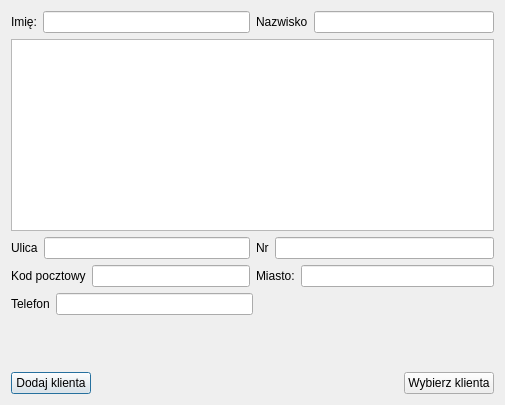
<?xml version="1.0" encoding="UTF-8"?>
<ui version="4.0">
 <class>WyborKlientaWindow</class>
 <widget class="QDialog" name="WyborKlientaWindow">
  <property name="geometry">
   <rect>
    <x>0</x>
    <y>0</y>
    <width>505</width>
    <height>405</height>
   </rect>
  </property>
  <property name="windowTitle">
   <string>Wybór klienta</string>
  </property>
  <layout class="QVBoxLayout" name="verticalLayout">
   <item>
    <layout class="QVBoxLayout" name="verticalLayout_3">
     <item>
      <layout class="QHBoxLayout" name="horizontalLayout_9">
       <item>
        <layout class="QHBoxLayout" name="horizontalLayout_7">
         <item>
          <widget class="QLabel" name="label_6">
           <property name="text">
            <string>Imię:</string>
           </property>
          </widget>
         </item>
         <item>
          <widget class="QLineEdit" name="le_imie"/>
         </item>
        </layout>
       </item>
       <item>
        <layout class="QHBoxLayout" name="horizontalLayout_8">
         <item>
          <widget class="QLabel" name="label_11">
           <property name="text">
            <string>Nazwisko</string>
           </property>
          </widget>
         </item>
         <item>
          <widget class="QLineEdit" name="le_nazwisko"/>
         </item>
        </layout>
       </item>
      </layout>
     </item>
     <item>
      <widget class="QTableView" name="tv_klienci">
       <property name="sizePolicy">
        <sizepolicy hsizetype="Ignored" vsizetype="Expanding">
         <horstretch>0</horstretch>
         <verstretch>0</verstretch>
        </sizepolicy>
       </property>
       <attribute name="verticalHeaderCascadingSectionResizes">
        <bool>true</bool>
       </attribute>
      </widget>
     </item>
    </layout>
   </item>
   <item>
    <layout class="QVBoxLayout" name="verticalLayout_4">
     <item>
      <layout class="QHBoxLayout" name="horizontalLayout_15">
       <item>
        <layout class="QHBoxLayout" name="horizontalLayout_10">
         <item>
          <widget class="QLabel" name="label_12">
           <property name="text">
            <string>Ulica</string>
           </property>
          </widget>
         </item>
         <item>
          <widget class="QLineEdit" name="lineEdit_4"/>
         </item>
        </layout>
       </item>
       <item>
        <layout class="QHBoxLayout" name="horizontalLayout_11">
         <item>
          <widget class="QLabel" name="label_13">
           <property name="text">
            <string>Nr</string>
           </property>
          </widget>
         </item>
         <item>
          <widget class="QLineEdit" name="lineEdit_5"/>
         </item>
        </layout>
       </item>
      </layout>
     </item>
     <item>
      <layout class="QHBoxLayout" name="horizontalLayout_16">
       <item>
        <layout class="QHBoxLayout" name="horizontalLayout_12">
         <item>
          <widget class="QLabel" name="label_14">
           <property name="text">
            <string>Kod pocztowy</string>
           </property>
          </widget>
         </item>
         <item>
          <widget class="QLineEdit" name="lineEdit_6"/>
         </item>
        </layout>
       </item>
       <item>
        <layout class="QHBoxLayout" name="horizontalLayout_13">
         <item>
          <widget class="QLabel" name="label_15">
           <property name="text">
            <string>Miasto:</string>
           </property>
          </widget>
         </item>
         <item>
          <widget class="QLineEdit" name="lineEdit_7"/>
         </item>
        </layout>
       </item>
      </layout>
     </item>
     <item>
      <layout class="QHBoxLayout" name="horizontalLayout_17">
       <item>
        <layout class="QHBoxLayout" name="horizontalLayout_14">
         <item>
          <widget class="QLabel" name="label_16">
           <property name="text">
            <string>Telefon</string>
           </property>
          </widget>
         </item>
         <item>
          <widget class="QLineEdit" name="lineEdit_8"/>
         </item>
        </layout>
       </item>
       <item>
        <spacer name="horizontalSpacer_3">
         <property name="orientation">
          <enum>Qt::Horizontal</enum>
         </property>
         <property name="sizeHint" stdset="0">
          <size>
           <width>40</width>
           <height>20</height>
          </size>
         </property>
        </spacer>
       </item>
      </layout>
     </item>
     <item>
      <spacer name="verticalSpacer_3">
       <property name="orientation">
        <enum>Qt::Vertical</enum>
       </property>
       <property name="sizeHint" stdset="0">
        <size>
         <width>20</width>
         <height>18</height>
        </size>
       </property>
      </spacer>
     </item>
     <item>
      <layout class="QHBoxLayout" name="horizontalLayout_18">
       <item>
        <widget class="QPushButton" name="pb_dodaj">
         <property name="text">
          <string>Dodaj klienta</string>
         </property>
        </widget>
       </item>
       <item>
        <spacer name="horizontalSpacer_4">
         <property name="orientation">
          <enum>Qt::Horizontal</enum>
         </property>
         <property name="sizeHint" stdset="0">
          <size>
           <width>40</width>
           <height>20</height>
          </size>
         </property>
        </spacer>
       </item>
       <item>
        <widget class="QPushButton" name="pb_wybierz">
         <property name="text">
          <string>Wybierz klienta</string>
         </property>
        </widget>
       </item>
      </layout>
     </item>
    </layout>
   </item>
  </layout>
 </widget>
 <resources/>
 <connections/>
</ui>
